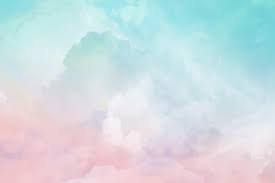
#> input picture Modul6/Codelab/background.jpeg, 275 x 183 px, found by its file name
$ python Percobaan2.py
#> lines starting #> are read from the running program, lines starting #| are printed output that depends on the picture
from PIL import Image

# TODO 0 : Import beberapa library lain yang dibutuhkan
# (Library sudah di-import pada baris pertama)

# TODO 1 : Buka gambar latar belakang (background) dan gambar yang ingin disisipkan (overlay)
background_image_path = "E:/Pratikum_Sem_5/Praktikum_Pemprograman_Fungsional_H/Modul6/Codelab/background.jpeg"
overlay_image_path = "E:/Pratikum_Sem_5/Praktikum_Pemprograman_Fungsional_H/Modul6/Codelab/pasfoto.jpg"
background_image = Image.open(background_image_path)
#> background_image is the input picture: PIL image 275x183 RGB; mean R, G, B 207.7, 220.7, 225.9
overlay_image = Image.open(overlay_image_path)
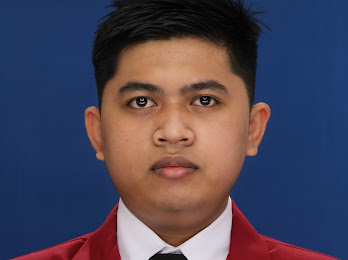
#> input picture Modul6/Codelab/pasfoto.jpg, 348 x 260 px, found by its file name
#> overlay_image is the input picture: PIL image 348x260 RGB; mean R, G, B 76.2, 69.2, 87.7

# TODO 2 : Konversi overlay image ke mode RGBA (menghilangkan alpha channel)
if overlay_image.mode != "RGBA":
    overlay_image = overlay_image.convert("RGBA")
#> overlay_image: PIL image 348x260 RGBA

# TODO 3 : (optional) Perkecil ukuran gambar overlay menggunakan method resize()
new_size = (100, 100)
overlay_image = overlay_image.resize(new_size)
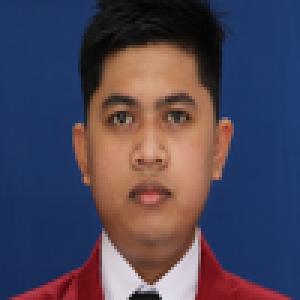
#> overlay_image: PIL image 100x100 RGBA (shown 3 times larger); mean R, G, B, A 76.2, 69.2, 87.7, 255

if overlay_image.mode != "RGB":
    overlay_image = overlay_image.convert("RGB")
#> overlay_image: PIL image 100x100 RGB

# Tentukan/Hitung koordinat tengah untuk menempatkan overlay
x_center = (background_image.width - overlay_image.width) // 2
#> x_center = 87
y_center = (background_image.height - overlay_image.height) // 2
#> y_center = 41

# TODO 4 : Buat mask dari alpha channel overlay_image
if len(overlay_image.split()) == 4:
    _, _, _, overlay_mask = overlay_image.split()
else:
    overlay_mask = None

# TODO 5 : Sisipkan gambar overlay ke dalam gambar background menggunakan method paste()
background_image.paste(overlay_image, (x_center, y_center), overlay_mask)
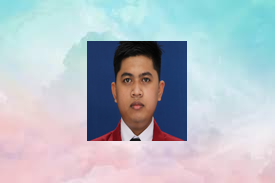
#> background_image: PIL image 275x183 RGB; mean R, G, B 180.1, 189.3, 197.1

# TODO 6 : Simpan gambar hasil edit
background_image.save("hasil_edit_gambar.jpg")

# TODO 7 : Tampilkan
background_image.show()
